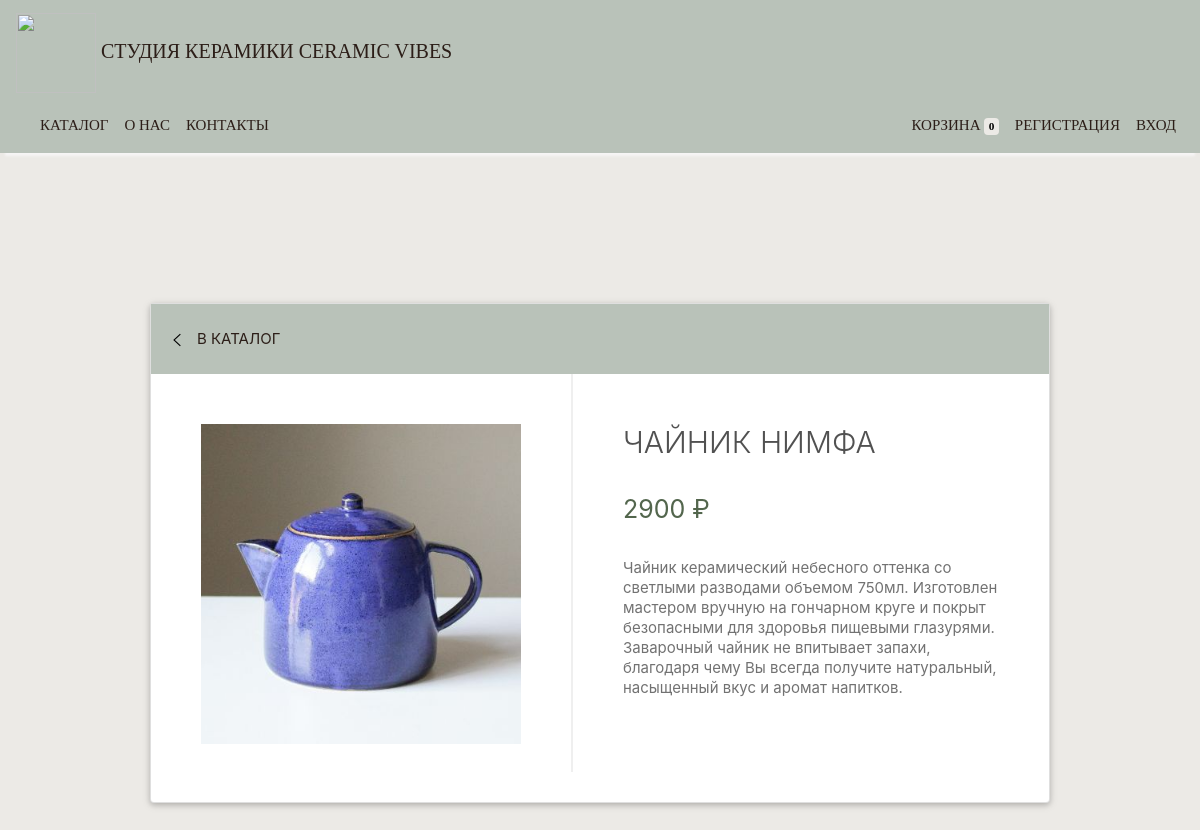
Page /2/ on the committed database.
### store/models/product.py (models this page shows, shortened)
class Products(models.Model):
    name = models.CharField(max_length=60)
    price = models.IntegerField(default=0)
    category = models.ForeignKey(Category, on_delete=models.CASCADE, default=1)
    description = models.CharField(max_length=250, default='', blank=True, null=True)
    image = models.ImageField(upload_to='uploads/products/')

### store/views/product.py (the view)
# urls.py: path('<int:pk>/', ProductDetailView.as_view()),
class ProductDetailView(View):
    def get(self,request,pk):
        product=Products.objects.get(id=pk)
        return render(request,"card.html",{"product":product})

### templates/card.html (shortened to what this page needs)
{% extends 'base.html' %}
{% block content %}
<head>
</head>
<body>
 <div class="card">
            <nav>
                <svg style="padding-top: 10px;" class="arrow" version="1.1" viewBox="0 0 512 512" width="512px" xml:space="preserve" xmlns="http://www.w3.org/2000/svg" xmlns:xlink="http://www.w3.org/1999/xlink"><polygon points="352,115.4 331.3,96 160,256 331.3,416 352,396.7 201.5,256 " stroke="#727272"/></svg>
                <a href="/store" class="nav-link" style="color: #2C1E18">В каталог</a>
            </nav>
            <div class="photo">
                <img src="{{ product.image.url }}">
            </div>
            <div class="description">
                <h2> {{ product.name }}</h2>
                <br>
                <h1><b>{{ product.price}}  ₽</b></h1>
                <br>
                <p>{{ product.description}}</p>
            </div>
 </div>
</body>
{% endblock %}

### templates/base.html (style rules this page uses)
body { background-color: #eceae6; }
nav { background-color: #B9C2B9; }

### templates/card.html (style rules this page uses)
.card { display: table; width: 900px; height: 500px; background: white; margin-top: 400px; left: 50%; transform: translate(-50%, -50%); box-shadow: 0 2px 5px 0 rgba(0,0,0,0.16),0 2px 10px 0 rgba(0,0,0,0.12); transition: all 0.3s; }
nav { width: 100%; color: #727272; text-transform: uppercase; padding: 2vh; border-bottom: 0px; font-size: 15px; }
svg.arrow { float: left; width: 20px; margin-right: 10px; }
.photo { display: table-cell; padding: 50px; height: 420px; width: 420px; text-align: center; float: left; }
.photo img { width: 100%; }
.description { display: table-cell; float: left; padding-top: 50px; padding-left: 50px; width: 430px; height: 80%; border-left: 2px solid #efefef; }
h1 { color: #53664d; font-weight: 500; padding-top: 10px; margin: 0; font-size: 25px; font-weight: 300; }
h2 { color: #515151; margin: 0; text-transform: uppercase; font-weight: 300; font-size: 30px; }
p { font-size: 15px; line-height: 20px; color: #727272; padding: 10px 0; margin: 0; }
a { color: #2C1E18; }

### rows in the picture
Products: image (picture), name "ЧАЙНИК НИМФА", price "2900", description "Чайник керамический небесного оттенка со светлыми разводами объемом 750мл. Изготовлен мастером вручную на гончарном круге и покрыт безопасными для здоровья пищевыми глазурями. Заварочный чайник не впитывает запахи, благодаря чему Вы всегда получите натуральный, насыщенный вкус и аромат напитков."

### other values in the picture
{{ request.session.cart.keys|length }} "0"
